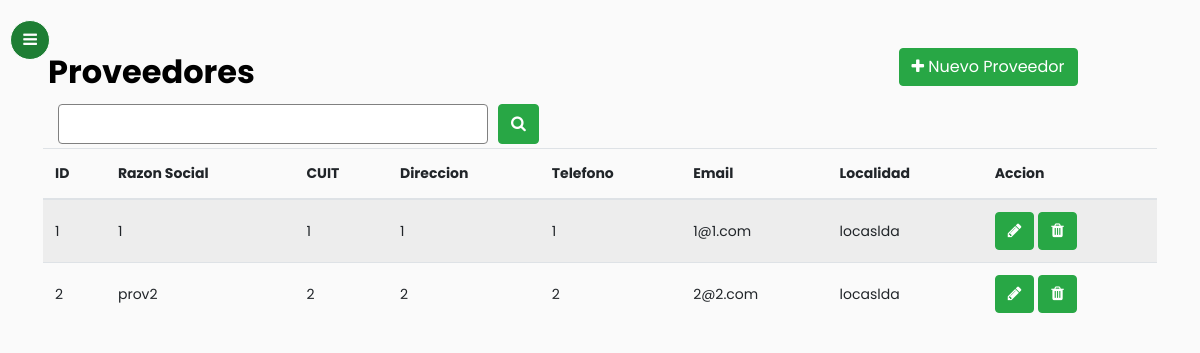
The page /proveedores/ (signed in) on the database as committed earlier.
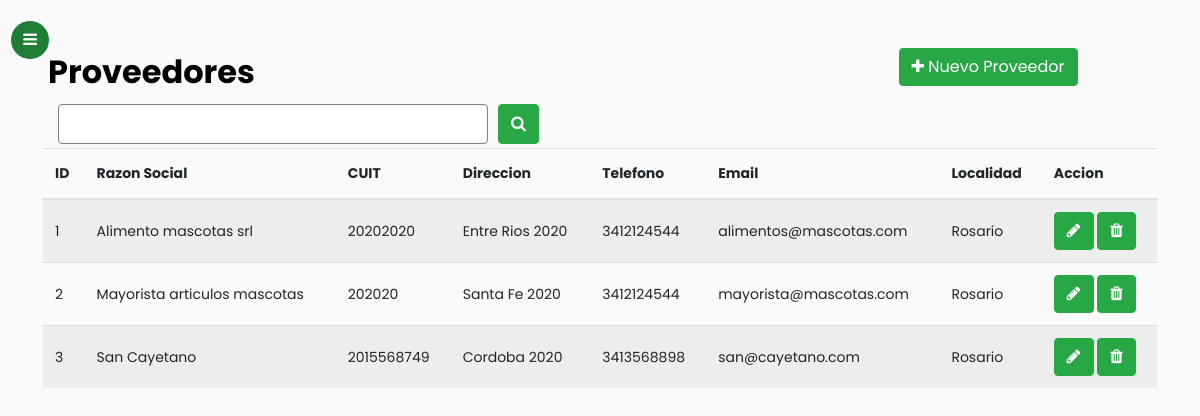
The same page on the database as committed later.
### gestionStock/models.py (models this page shows, shortened)
class Proveedores(models.Model):
    razon_social = models.TextField(max_length = 30)
    cuit = models.TextField(max_length = 30)
    direccion = models.TextField(max_length = 30, blank = True, default = "")
    telefono = models.TextField(max_length = 30, blank = True, default = "")
    email = models.EmailField(blank = True, default = "")
    localidad = models.ForeignKey(Localidades, on_delete = models.CASCADE, null= True)
    class Meta:
        verbose_name_plural = "Proveedores"

class Localidades(models.Model):
    nombre = models.TextField(max_length = 30)
    provincia = models.ForeignKey(Provincias, on_delete = models.CASCADE)
    cod_postal = models.TextField(max_length = 30, null = True)
    class Meta:
        verbose_name_plural = "Localidades"
    def __str__(self):
        return self.nombre

### gestionStock/views.py (the view)
# urls.py: path('proveedores/', login_required(views.ProveedoresList.as_view()), name="proveedor_list"),
class ProveedoresList(ListView):
    model = Proveedores
    queryset = model.objects.all()
    context_object_name = "proveedores"
    template_name = "proveedores.html"
    paginate_by = 20
    def get_queryset(self): # new
        query = self.request.GET.get('buscar')
        if query:
            object_list = Proveedores.objects.filter(
                Q(razon_social__icontains=query) | Q(cuit__icontains=query)
            )
        else:
            object_list = Proveedores.objects.all()
        return object_list

### gestionStock/templates/proveedores.html (shortened to what this page needs)
{% extends "base.html" %}
{% load static %}
{% block content %}
<div class="container-lg">
            <div class="table-title">
                <div class="row">
                    <div class="col-sm-9"><h2><b>Proveedores</b></h2></div>
                    <div class="col-sm-3">
                       <a href="{% url 'proveedor_create' %}"><button type="button" class="btn btn-success add-new"><i class="fa fa-plus"></i> Nuevo Proveedor</button></a>
                    </div>
                </div>
            </div>
            <form method="GET">
                <div class="input-group">
                    <div class="form-row col-md-5">
                      <input id="search-focus col-sm-9" type="search" id="form" class="form-control" name="buscar" />
                    </div>
                    <button type="submit" class="btn btn-success">
                      <i class="fa fa-search"></i>
                    </button>
                  </div>
            </form>
            <div class="form-row">
            <table class="table table-striped  mt-1">
                <thead>
                    <tr>
                        <th class="align-middle">ID</th>
                        <th class="align-middle">Razon Social</th>
                        <th class="align-middle">CUIT</th>
                        <th class="align-middle">Direccion</th>
                        <th class="align-middle">Telefono</th>
                        <th class="align-middle">Email</th>
                        <th class="align-middle">Localidad</th>
                        <th class="align-middle">Accion</th>
                    </tr>
                </thead>
                <tbody>
                    {% for proveedor in proveedores %}
                    <tr>
                        <td class="align-middle">{{proveedor.id}}</td>
                        <td class="align-middle">{{proveedor.razon_social}}</td>
                        <td class="align-middle">{{proveedor.cuit}}</td>
                        <td class="align-middle">{{proveedor.direccion}}</td>
                        <td class="align-middle">{{proveedor.telefono}}</td>
                        <td class="align-middle">{{proveedor.email}}</td>
                        <td class="align-middle">{{proveedor.localidad}}</td>
                        <td class="align-middle">
                            <a href="{% url 'proveedor_update' proveedor.id %}"><button type="button" class="btn btn-success add-new btn-xs"><i class="fa fa-pencil fa-xs" aria-hidden="true"></i></button></a>
                            <a href="{% url 'proveedor_delete' proveedor.id %}"><button type="button" class="btn btn-success add-new btn-xs"><i class="fa fa-trash fa-xs" aria-hidden="true"></i></button></a>
                        </td>
                    </tr>
                    {% endfor %}
                </tbody>
            </table>
</div>
{% endblock %}

Rows that differ between the two databases and show on the page:
changed Proveedores id 1: razon_social "1" → "Alimento mascotas srl"; cuit "1" → "20202020"; direccion "1" → "Entre Rios 2020"; telefono "1" → "3412124544"; email "1@1.com" → "alimentos@mascotas.com"; localidad "locaslda" → "Rosario"
changed Proveedores id 2: razon_social "prov2" → "Mayorista articulos mascotas"; cuit "2" → "202020"; direccion "2" → "Santa Fe 2020"; telefono "2" → "3412124544"; email "2@2.com" → "mayorista@mascotas.com"; localidad "locaslda" → "Rosario"
added Proveedores: id "3", razon_social "San Cayetano", cuit "2015568749", direccion "Cordoba 2020", telefono "3413568898", email "san@cayetano.com", localidad "Rosario"
